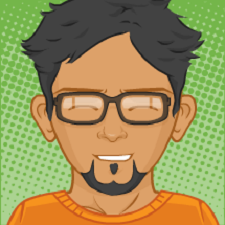
#> input picture python/004_openCV/images/avatar4.png, 225 x 225 px, found by its file name
$ python 007_kesit_alma.py
#> lines starting #> are read from the running program, lines starting #| are printed output that depends on the picture
import cv2


## ROI
resim = cv2.imread("images/avatar4.png") ## numpy array'ine dönüştürme
#> resim is the input picture: shape (225, 225, 3); mean B, G, R 88.1, 145.1, 155
kesit = resim[75:125,20:200] ## y0:y1;, x0:x1
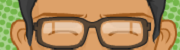
#> kesit: shape (50, 180, 3); mean B, G, R 89.8, 137.7, 168.8

cv2.imshow("Kesit", kesit)  ## belirtilen resmi gösterme
cv2.imshow("OpenCV", resim)  ## belirtilen resmi gösterme

cv2.waitKey(0) ## pencere açıldığında ekranda durup görmemiz için
cv2.destroyAllWindows() ## herhangi bir tuşa basıldığında OpenCV'e ait tüm pencerenin kapanmasını sağlar
